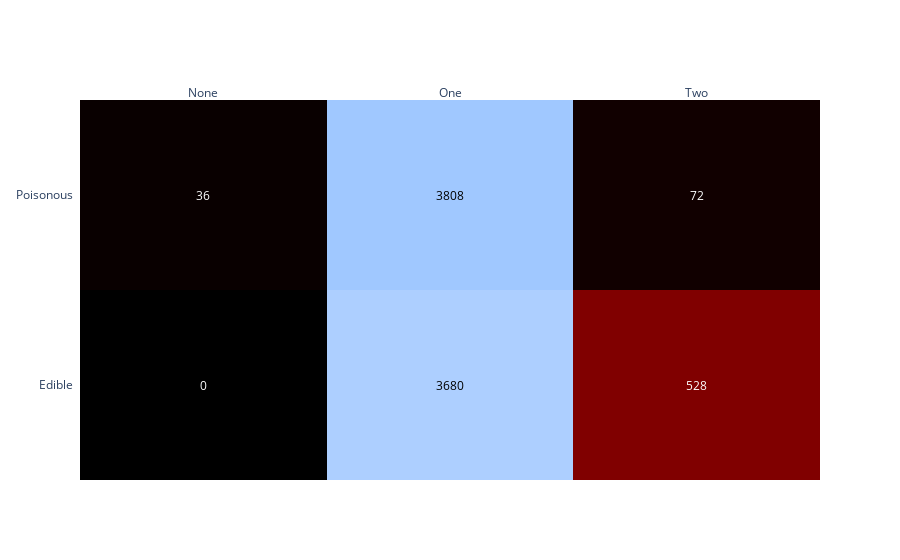

Notebook cell for this chart:
### Markdown cell above
### Visualisasi atribut ring number dalam bentuk grafik

### Code cell
import plotly.figure_factory as ff

z=[[0, 3680, 528], [36, 3808, 72]]

x=['None', 'One', 'Two']
y = ['Edible', 'Poisonous']

z_text = [["0", '3680', '528'],  
          ['36', '3808', '72']]

fig = ff.create_annotated_heatmap(z, x=x, y=y, annotation_text=z_text, colorscale='Blackbody')
iplot(fig)

### Figure 1 — Plotly figure (JSON) as saved in the notebook; plotly's stock layout.template omitted (floating-point values rounded to 4 significant figures)
{"data": [{"colorscale": [[0, "rgb(0,0,0)"], [0.25, "rgb(230,0,0)"], [0.5, "rgb(230,210,0)"], [0.75, "rgb(255,255,255)"], [1, "rgb(160,200,255)"]], "reversescale": false, "showscale": false, "type": "heatmap", "x": ["None", "One", "Two"], "y": ["Edible", "Poisonous"], "z": [[0, 3680, 528], [36, 3808, 72]]}], "layout": {"annotations": [{"font": {"color": "#FFFFFF"}, "showarrow": false, "text": "0", "x": "None", "xref": "x", "y": "Edible", "yref": "y"}, {"font": {"color": "#000000"}, "showarrow": false, "text": "3680", "x": "One", "xref": "x", "y": "Edible", "yref": "y"}, {"font": {"color": "#FFFFFF"}, "showarrow": false, "text": "528", "x": "Two", "xref": "x", "y": "Edible", "yref": "y"}, {"font": {"color": "#FFFFFF"}, "showarrow": false, "text": "36", "x": "None", "xref": "x", "y": "Poisonous", "yref": "y"}, {"font": {"color": "#000000"}, "showarrow": false, "text": "3808", "x": "One", "xref": "x", "y": "Poisonous", "yref": "y"}, {"font": {"color": "#FFFFFF"}, "showarrow": false, "text": "72", "x": "Two", "xref": "x", "y": "Poisonous", "yref": "y"}], "xaxis": {"dtick": 1, "gridcolor": "rgb(0, 0, 0)", "side": "top", "ticks": ""}, "yaxis": {"dtick": 1, "ticks": "", "ticksuffix": "  "}}}
